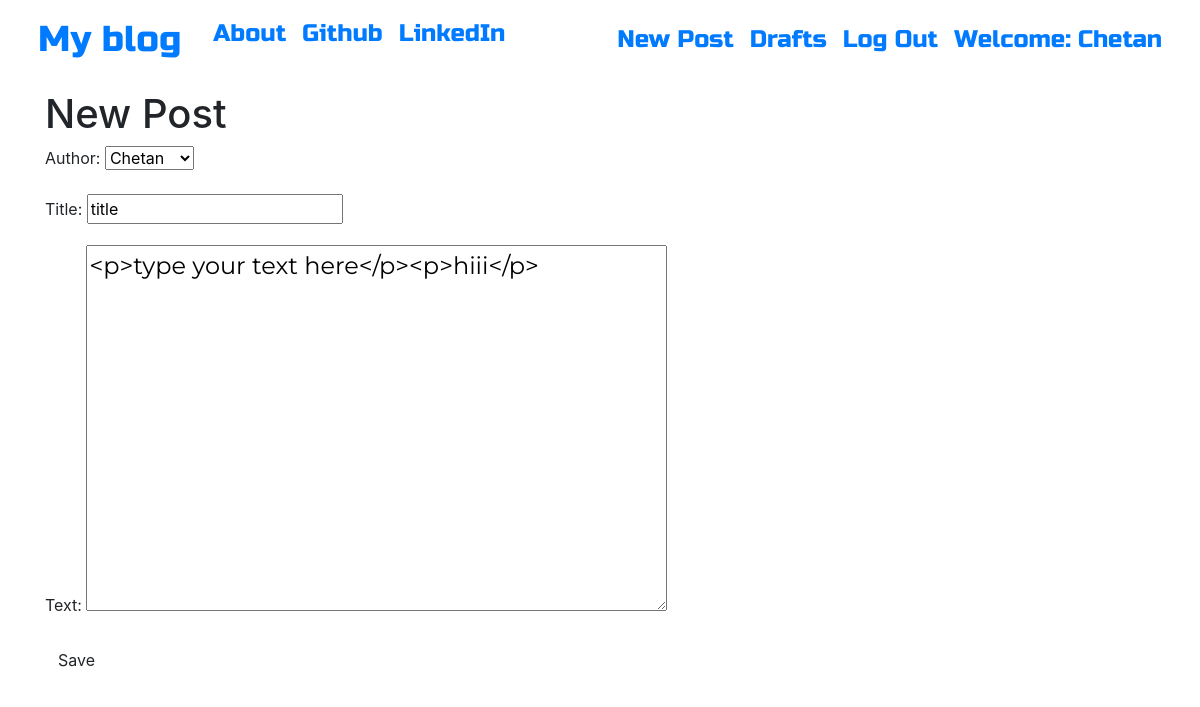
The page /post/7/edit/ (signed in) on the database its author committed.
### blog/models.py (models this page shows, shortened)
class Post(models.Model):
    author = models.ForeignKey('auth.User', on_delete=models.CASCADE)
    title = models.CharField(max_length = 200)
    text = models.TextField()
    create_date = models.DateTimeField(default = timezone.now)
    published_date = models.DateTimeField(blank=True, null = True)

### blog/views.py (the view)
# urls.py: path(r'post/<int:pk>/edit/', views.PostUpdateView.as_view(), name = 'post_edit'),
class PostUpdateView(LoginRequiredMixin, UpdateView):
    login_url = '/login/'
    redirect_field_name = 'blog/post_detail.html'
    form_class = PostForm
    model = Post

### blog/forms.py
class PostForm(forms.ModelForm):
    class Meta():
        model = Post
        fields = ('author', 'title', 'text')
        widgets = {
            'title': forms.TextInput(attrs={'class': 'textinputclass'}),
            'text': forms.Textarea(attrs={'class':'editable medium-editor-textarea postcontent'})
        }

### blog/templates/blog/post_form.html (shortened to what this page needs)
{% extends "blog/base.html" %}
{% block content %}
    <h1>New Post</h1>
    <form class="post-form" method="POST">
        {{ form.as_p }}
        <button type="submit" class="save btn btn-default">Save</button>
    </form>
{% endblock %}

### blog/templates/blog/base.html (shortened to what this page needs)
<!doctype html>
{% load static %}
<html lang="en">
<head>
  <link rel="stylesheet" href="https://stackpath.bootstrapcdn.com/bootstrap/4.3.1/css/bootstrap.min.css"
>
  <link rel="stylesheet" href="//cdn.jsdelivr.net/npm/medium-editor@latest/dist/css/medium-editor.min.css"
    type="text/css" media="screen" charset="utf-8">
  <link rel="stylesheet" href="{% static 'fontawesome-free-5.8.2-web/css/all.css' %}">
  <link rel="stylesheet" href="{% static 'css/blog.css' %}">
</head>
<body class="loader">
  <nav class="navbar navbar-default navbar-expand techfont custome-navbar">
    <div class="container navbar-collapse collapse">
      <ul class="nav navbar-nav">
        <li class="nav-item"><a class="nav-link navbar-brand bigbrand" href="{% url 'post_list' %}">My blog</a></li>
        <li class="nav-item"><a class="nav-link" href="{% url 'about' %}">About</a></li>
        <li class="nav-item"><a class="nav-link" href="https://www.github.com">Github</a></li>
        <li class="nav-item"><a class="nav-link" href="https://www.linkedin.com">LinkedIn</a></li>
      </ul>
      <ul class="nav navbar-nav navbar-right ">
        {% if user.is_authenticated %}
          <li class="nav-item">
            <a class="nav-link" href="{% url 'post_new' %}">New Post</a>
          </li>
          <li class="nav-item">
            <a class="nav-link" href="{% url 'post_draft_list' %}">Drafts</a>
          </li>
          <li class="nav-item">
            <a class="nav-link" href="{% url 'logout' %}">Log Out</a>
          </li>
          <li class="nav-item">
            <a class="nav-link" href="#">Welcome: {{ user.username }}</a>
          </li>
        {% else %}
          <li class="nav-item">
            <a class="nav-link navbar-right" href="{% url 'login' %}"> <i class="fas fa-user"></i> </a>
          </li>
        {% endif %}
      </ul>
    </div>
  </nav>
  <div class="content container">
    <div class="row">
      <div class="col-md-8">
        <div class="blog_posts">
          {% block content %}
          {% endblock %}
        </div>
      </div>
    </div>
  </div>
</body>
</html>

### blog/static/css/blog.css (style rules this page uses)
.techfont { font-family: 'Russo One', sans-serif; font-size: 1.5em; margin-bottom: 10px; }
.bigbrand { font-size: 1.5em; }
.postcontent { font-family: 'Montserrat'; font-size: 1.5em; }
.loader { filter:hue-rotate(0deg); color:linear-gradient(45deg,#0f8,#08f); animation:hue 10000ms infinite linear; }

### rows shown on the page
Post: author "Chetan", title "title", text "<p>type your text here</p><p>hiii</p>"

### other values the page prints
{{ user.username }} "Chetan"
